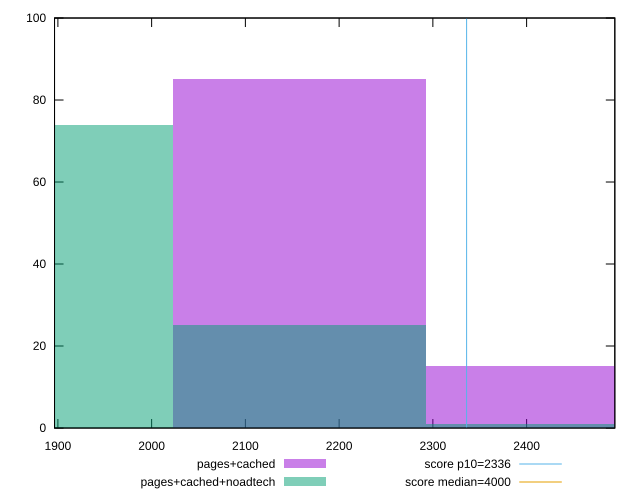

Here is the gnuplot script that generated this plot:
reset

$pagesCached <<EOF
2427.572061805329 15
2157.8418327158483 85
EOF

$pagesCachedNoadtech <<EOF
2427.572061805329 1
1888.1116036263672 74
2157.8418327158483 25
EOF

set key outside below
set boxwidth 269.73022908948104
set xrange [1896.4170000000004:2494.1005]
set yrange [0:100]
set trange [0:100]
set style fill transparent solid 0.5 noborder

set parametric
set terminal svg size 640, 500 enhanced background rgb 'white'
set output "report_00018_2021-02-10T15-25-16.877Z/first-contentful-paint/comparison/histogram/1_vs_2.svg"

plot $pagesCached title "pages+cached" with boxes, \
     $pagesCachedNoadtech title "pages+cached+noadtech" with boxes, \
     2336,t title "score p10=2336", \
     4000,t title "score median=4000"

reset
